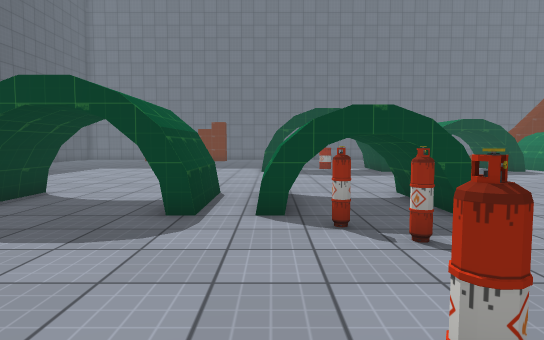
View 1 (above)

24 first-person views from a walk through a 3-D level made in the Unity game engine. The camera is 1.2 m above the floor, tilts 4° down and sees 75° across. The floor is counted in squares, 1 m on a side. Each view is taken from the middle of a square. On the plan, view 1 faces up. The plan holds only what a view shows up to about 14 squares ahead; the rest is blank. The place goes on beyond the plan. The player is left out. Some animated figures are not drawn. Some surface patterns are stand-ins.

View 2
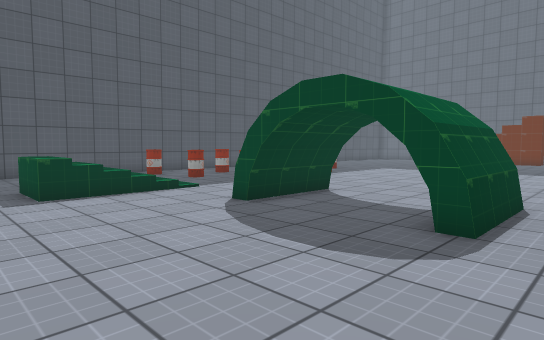

View 3
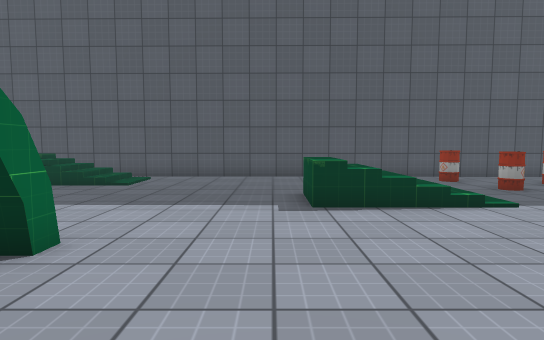

View 4
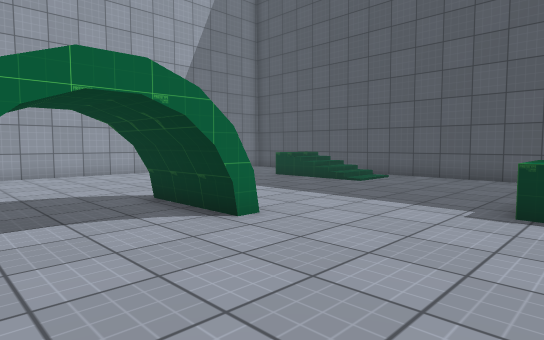

View 5
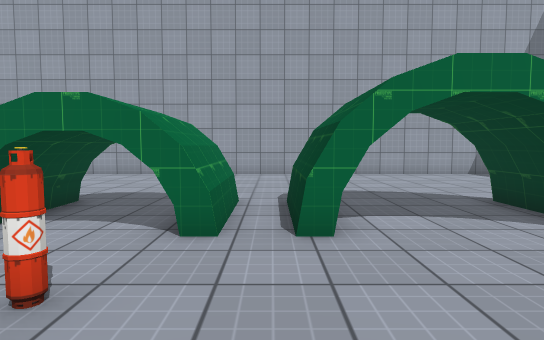

View 6
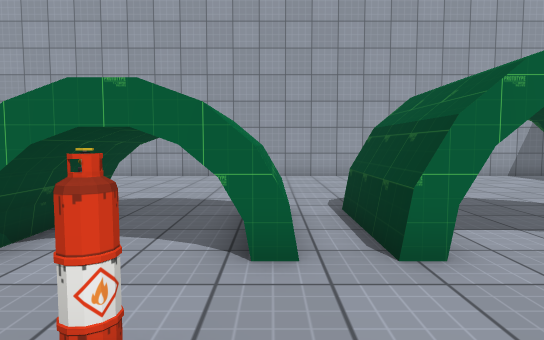

View 7
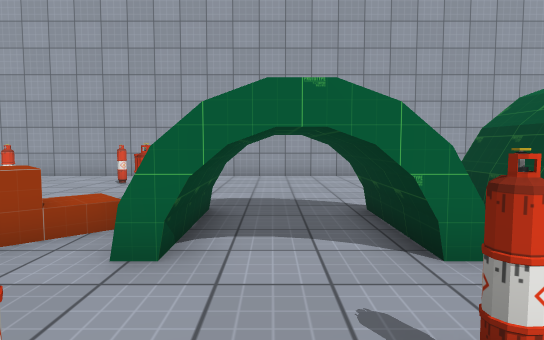

View 8
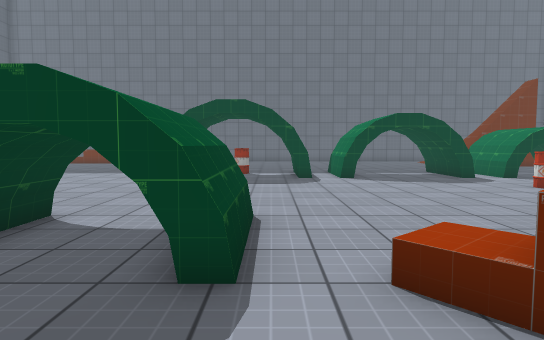

View 9
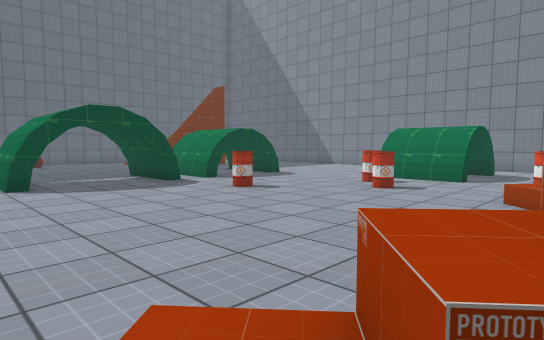

View 10
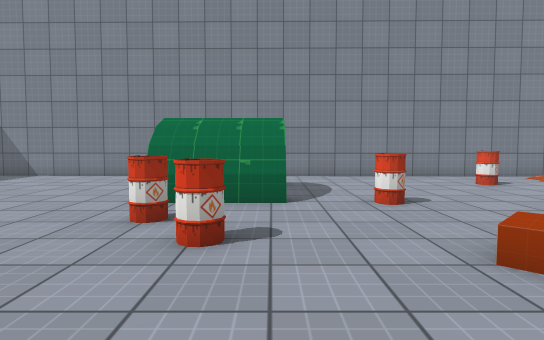

View 11
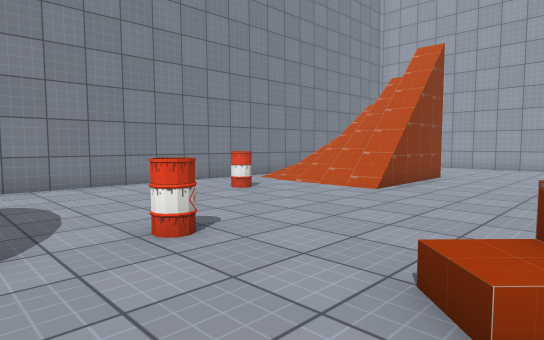

View 12
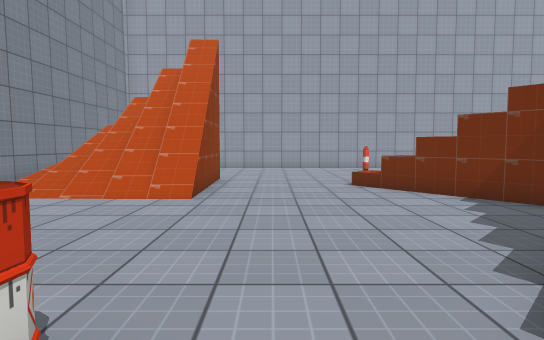

View 13
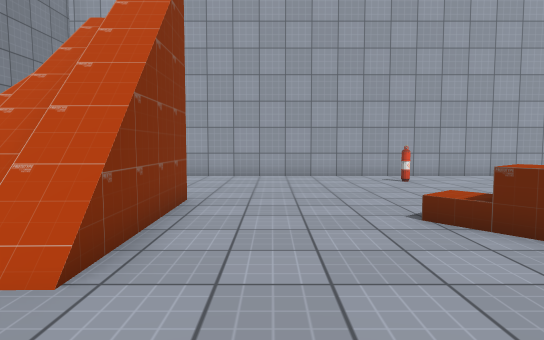

View 14
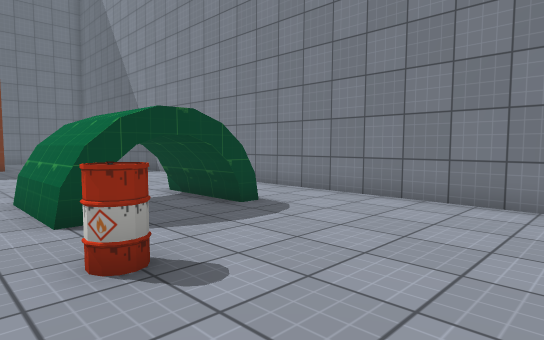

View 15
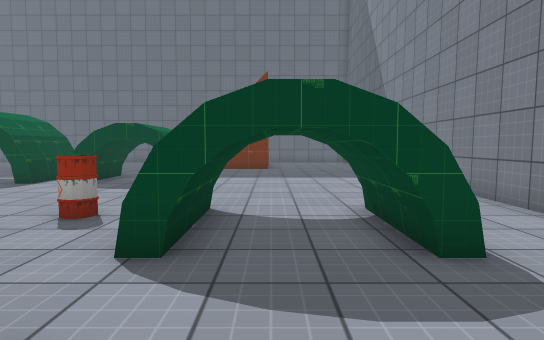

View 16
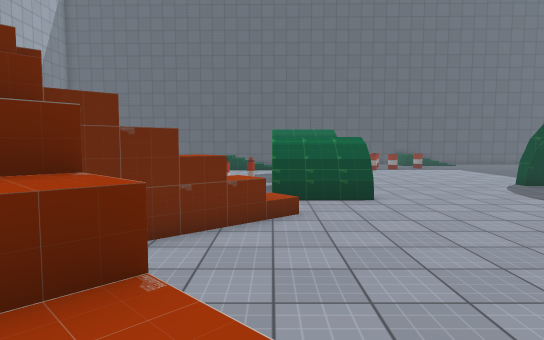

View 17
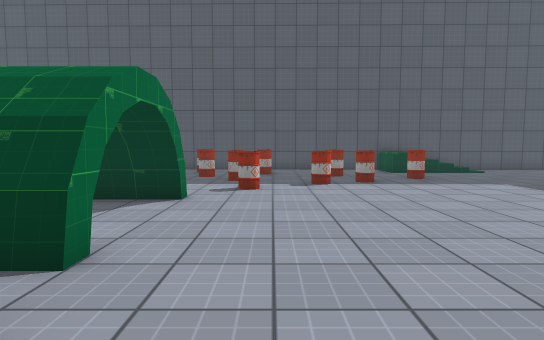

View 18
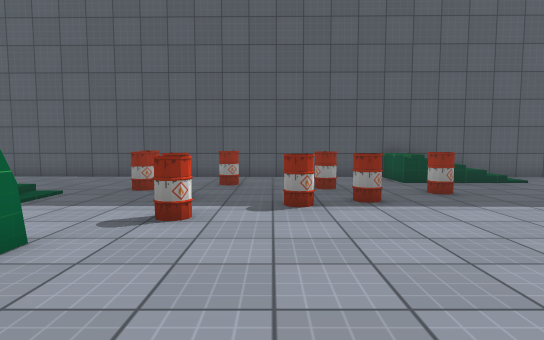

View 19
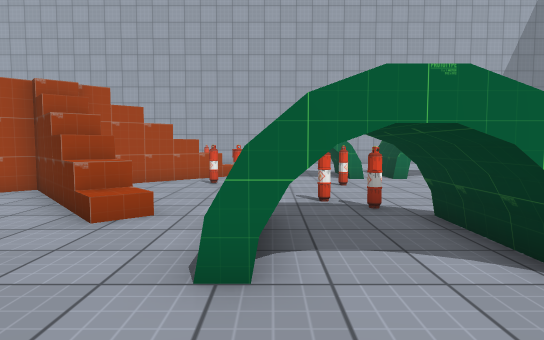

View 20
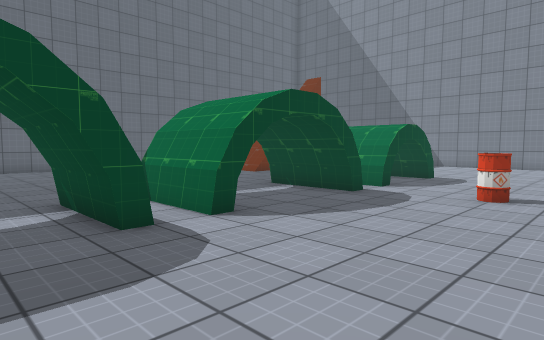

View 21
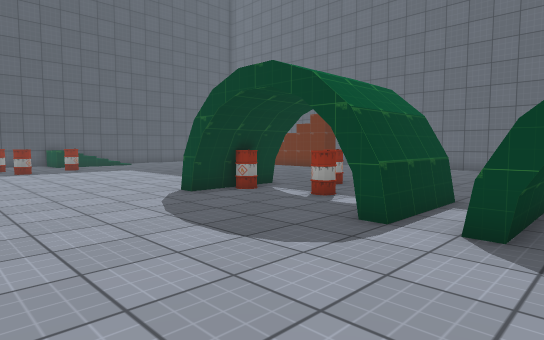

View 22
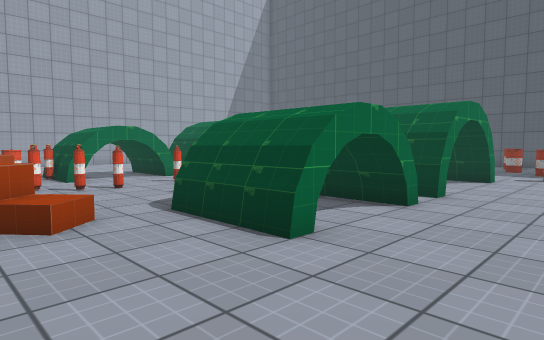

View 23
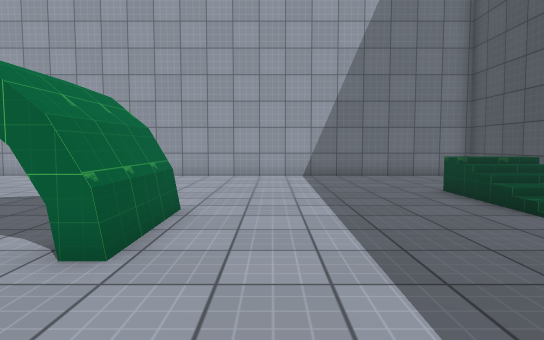

View 24
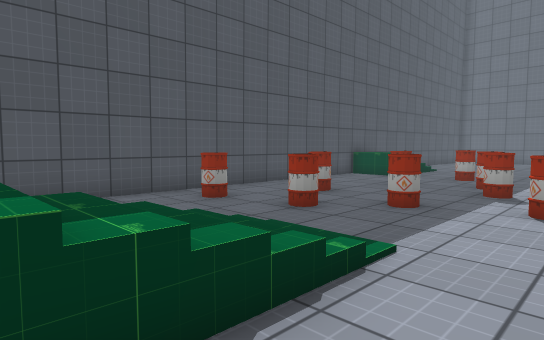

### Floor plan
Key: @ floor where view 1 was taken; # wall or solid block; . main floor; : floor 1 m higher than the main floor; + floor 3.25 m higher than the main floor; / step, stairs or slope; = window, fence, low wall or low ledge; v drop or lower ground; O other object.
Columns run from 16 left of view 1 to 24 right of it. Each row starts with its distance up from view 1.
 18  # v......      ##.O##.#   # OOO .......#
 17  # =........... ##..##.#   #.OOOO.......#
 16  #==.O..........##..##.##.##.OOOO.......#
 15  #......................................#
 14  #..O.OO............................... #
 13  #..O..O....................O.........  #
 12 ##.....O..........................OOOO .#
 11 #..O....O.......................O.OOOO..#
 10 #..O..O.O.....................OO..OOOO..#
  9 #...O.....##.##.OOOO..............OOOO..#
  8 #.O.OO....##. #.OOOO....................#
  7 #.........##. #.OOOO.............O......#
  6 #....///..##.##.OOOO..O......=/..OO.....#
  5 #....///.........O....=#....##..........#
  4 #....//=..........O....##..##...........#
  3 #...../=................####.........O..#
  2 #..................OO...v# ..........O..#
  1 #................O...O.### #............#
  0 #...............@.....##   ##...../////.#
 -1 #.........##.##.OOOO.=#     #.....=/////#
 -2 #.........##. #.OOOOOO      #=....v/////#
 -3 # //......##. #.OOOO..       O....+//// #
 -4 # //...............OOO       .....#   ==#
 -5 # //................. ..     ......     #
 -6 # ::................. ...O.........     #
 -7 #  ................................
 -8 #  .......... .........O............
 -9 # ........... ..............O.......
-10 # ..................................
-11 ####################################

Where each view was taken, in squares from view 1:
view 1: 0 up, 0 right, facing up
view 2: 1 up, 0 right, facing up-left
view 3: 2 up, 2 left, facing left
view 4: 4 up, 2 left, facing down-left
view 5: 4 up, 1 left, facing down
view 6: 3 up, 0 right, facing down
view 7: 3 up, 2 right, facing down
view 8: 3 up, 4 right, facing up
view 9: 5 up, 5 right, facing up-right
view 10: 9 up, 10 right, facing right
view 11: 9 up, 13 right, facing down-right
view 12: 8 up, 16 right, facing down
view 13: 3 up, 16 right, facing down
view 14: 3 up, 16 right, facing up-right
view 15: 5 up, 19 right, facing up
view 16: 6 up, 14 right, facing left
view 17: 11 up, 2 right, facing left
view 18: 12 up, 2 left, facing left
view 19: 12 up, 3 right, facing down
view 20: 11 up, 3 right, facing up-right
view 21: 11 up, 8 right, facing up-left
view 22: 12 up, 7 right, facing down-left
view 23: 3 up, 8 left, facing down
view 24: 3 up, 7 left, facing up-left
